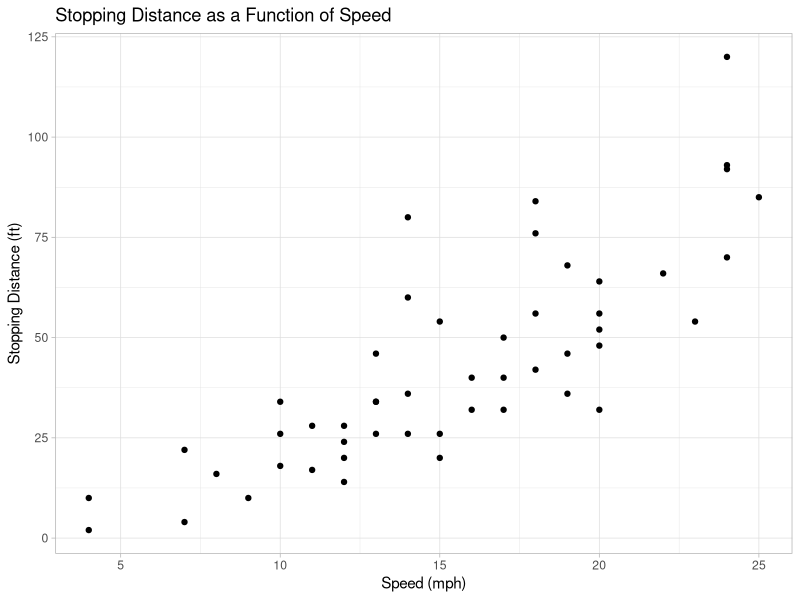
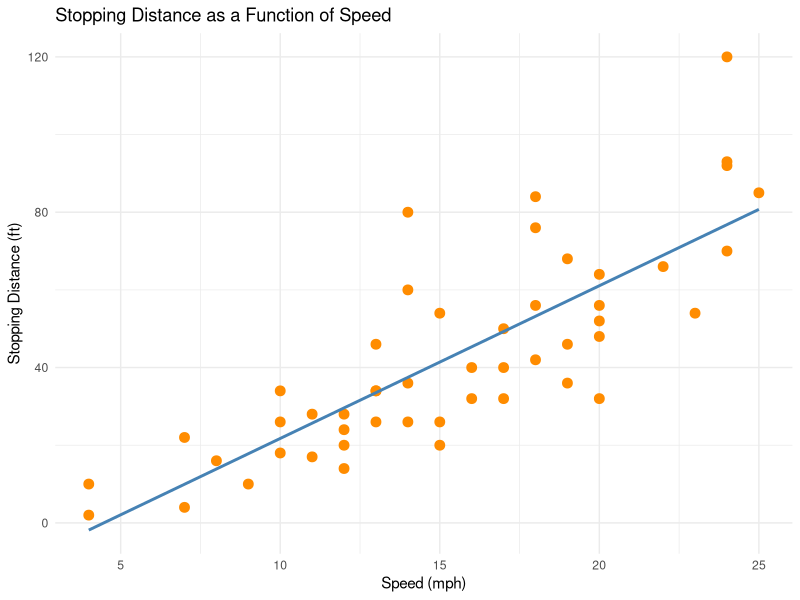

Source code (R) for these figures, in order:
## ---- chunk 1
# Data load
data(cars)
# libraries
library(ggplot2)
library(ggthemes)
library(lmtest)
## ---- chunk 2
ggplot(cars, aes(x = speed, y = dist)) +
  geom_point() +
  labs(title="Stopping Distance as a Function of Speed",
          x = "Speed (mph)",
          y = "Stopping Distance (ft)")+
  theme_light()
## ---- chunk 3
# Scatter plot with regression line
ggplot(cars, aes(x = speed, y = dist)) +
  geom_point(color = "darkorange", size = 3) + # Scatter points
  geom_smooth(method = "lm", color = "steelblue", se = FALSE) + # Regression line
  labs(
    title = "Stopping Distance as a Function of Speed",
    x = "Speed (mph)",
    y = "Stopping Distance (ft)"
  ) +
  theme_minimal()

## ---- chunk 4
cars_model <- lm(dist~speed, data = cars)
## ---- chunk 5
summary(cars_model)
## ---- chunk 6
cars_resid_model <- resid(cars_model)
cars_fitted_values <- fitted(cars_model)
## ---- chunk 7
summary(cars_resid_model)
## ---- chunk 8
lmtest::bptest(cars_model)
## ---- chunk 9
cor(cars_model$fitted.values, cars$dist)
## ---- chunk 10
dwtest(cars_model)
## ---- chunk 11
ks.test(cars_model$residuals, "pnorm", mean=mean(cars_model$residuals, sd = sd(cars_model$residuals)))
